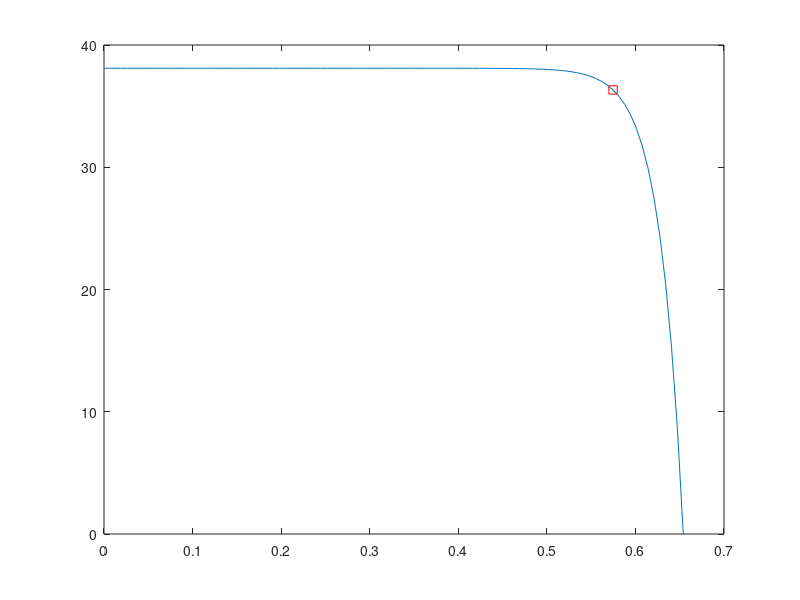

The MATLAB script that drew this image: (Note: this script raises an error after producing the figure.)
% Simulation of an ideal pv, with no parasitic resistances

% Parameters (poly-Si from Green et al., 2001)
J_sc = 38.1;    % Short circuit current density (=38.1 for poly-Si)(mA/cm2)
V_oc = 0.654;   % Open circuit voltage (=0.654 for poly_Si)(V)
T = 300;        % Temperature (K)
n = 100;        % Number of voltages to calculate for

% Constants
q = 1.602e-19;  % Charge of an electron (C)
k_B = 1.38e-23; % Boltzmann constant (J/K)

% Variables
V = linspace(0, V_oc, n);
J = zeros(1, n);
P = zeros(1, n);



%% Current Density Calculations
J_0 = J_sc * (exp((V_oc * q)/(k_B * T)) - 1)^-1;
J = J_sc - J_0*(exp((q * V)/(k_B * T)) - 1);



%% Maximum Power Point Calculation
P = J .* V;
[MPP, index] = max(P);
Vmpp = V(index);
Jmpp = J(index);

% Fill Factor calculation
FF = (Jmpp * Vmpp)/(J_sc * V_oc);



%% Plot
% J-V Plot
figure;
plot(V, J);
hold on;

% Add the maximum power point
plot(Vmpp, Jmpp, 'rs');
% text(Vmpp, Jmpp, 'MPP');
ax = gca;
plot([Vmpp, Vmpp], [ax.YLim(1), Jmpp], 'r-');
plot([ax.XLim(1), Vmpp], [Jmpp, Jmpp], 'r-');

hold off;

xlabel('Bias Voltage (V)');
ylabel('Current Density (mA/cm2)');
title('Plot of Current Density vs Bias Voltage for an ideal PV');

% P-V Plot
figure;
plot(V, P);

xlabel('Bias Voltage (V)');
ylabel('Power Density (mW/cm2)');
title('Plot of Power Density vs Bias Voltage for an ideal PV');
